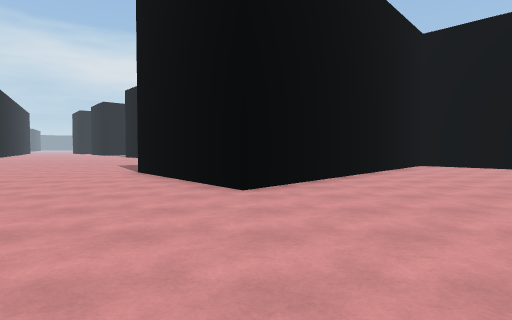
view 1 (above)

14 first-person views from a walk through a Unity game level. The camera is 1.3 m above the floor, tilts 2° down and sees 75° across. The floor is counted in squares, 2 m on a side. Each view is taken from the middle of a square. On the plan, view 1 faces up. The plan holds only what a view shows up to about 10 squares ahead; the rest is blank. The place goes on beyond the plan. The player is left out.

view 2
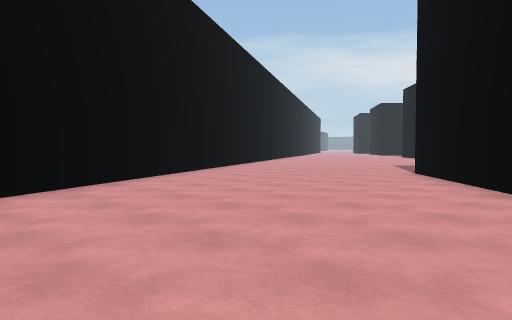

view 3
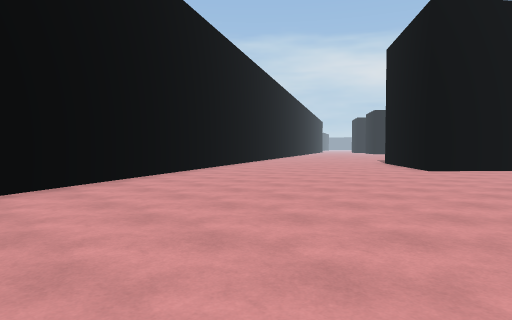

view 4
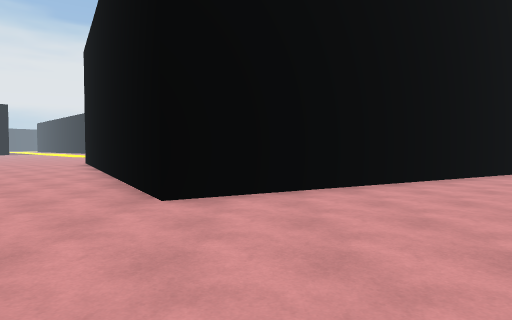

view 5
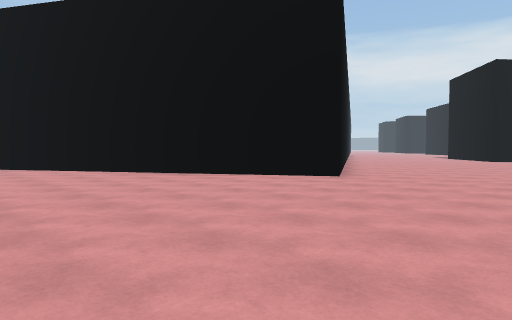

view 6
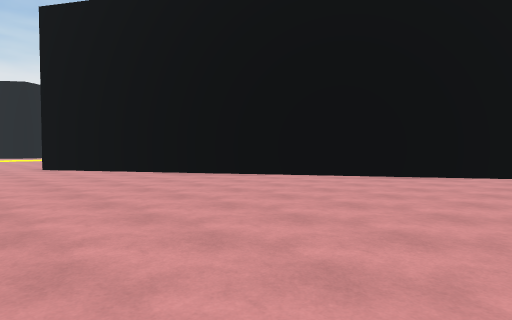

view 7
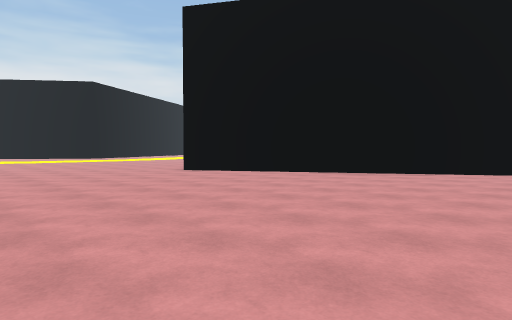

view 8
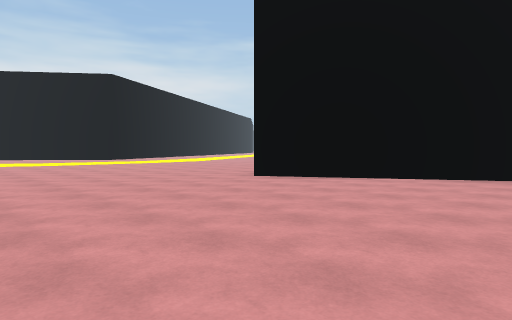

view 9
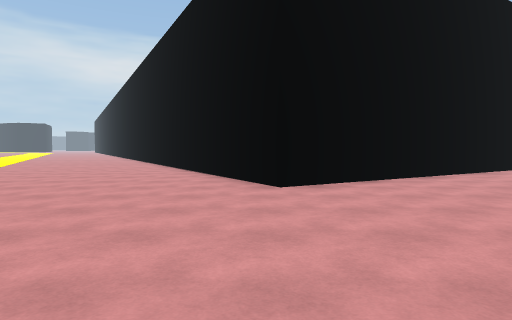

view 10
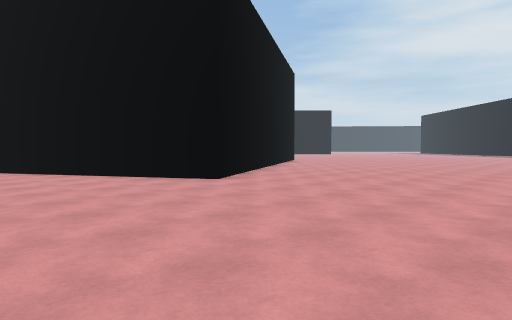

view 11
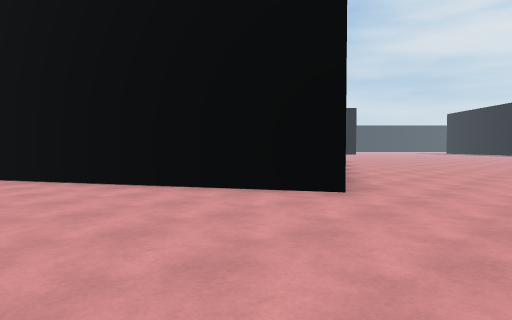

view 12
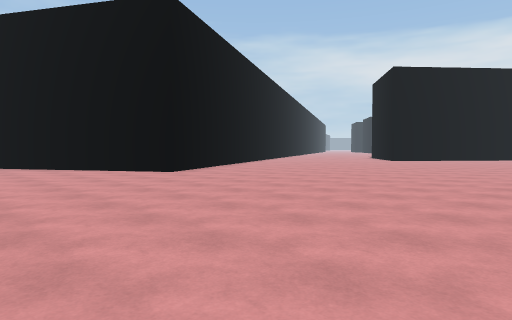

view 13
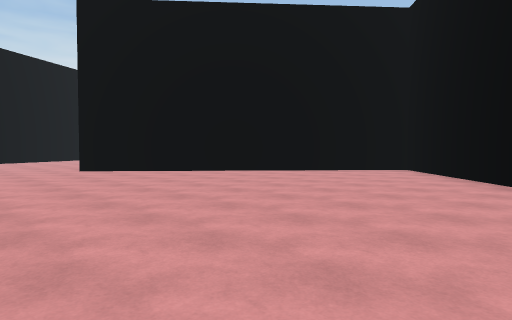

view 14
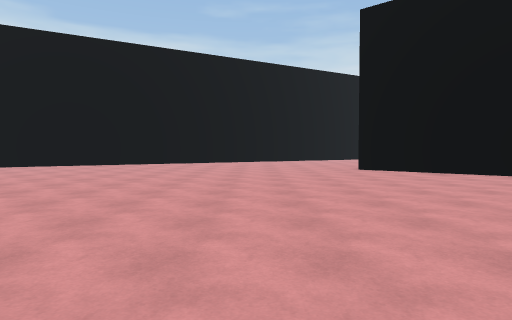

### Floor plan
Points are (right, up) in squares from view 1. A wall is a line through its corners. A room is listed if a view was taken in it or the views show most of it. See-through windows are left out.
Room 1 (views 1, 2, 3, 4, 5, 6, 7, 8, 9, 10, 11, 12, 13, 14)
walls: (9.1, 9) (6.1, 12.4); (-8.3, 5.9) (-1.1, -7.2) (-11.6, -13.5) (-14.9, -7.4); (5.6, 11.8) (-0.2, 5.1) (-3.2, 9.1)

Positions as (right, up) in squares from view 1, and headings:
1: (0, 0), facing up
2: (0, 0), facing up-left
3: (3, -5), facing up-left
4: (3, -6), facing left
5: (3, -14), facing up-left
6: (0, -16), facing up-left
7: (-3, -19), facing up-left
8: (-6, -19), facing up-left
9: (-12, -19), facing up
10: (-16, -19), facing up-right
11: (-16, -16), facing up-right
12: (7, -12), facing up-left
13: (10, 2), facing up-left
14: (10, 2), facing left
